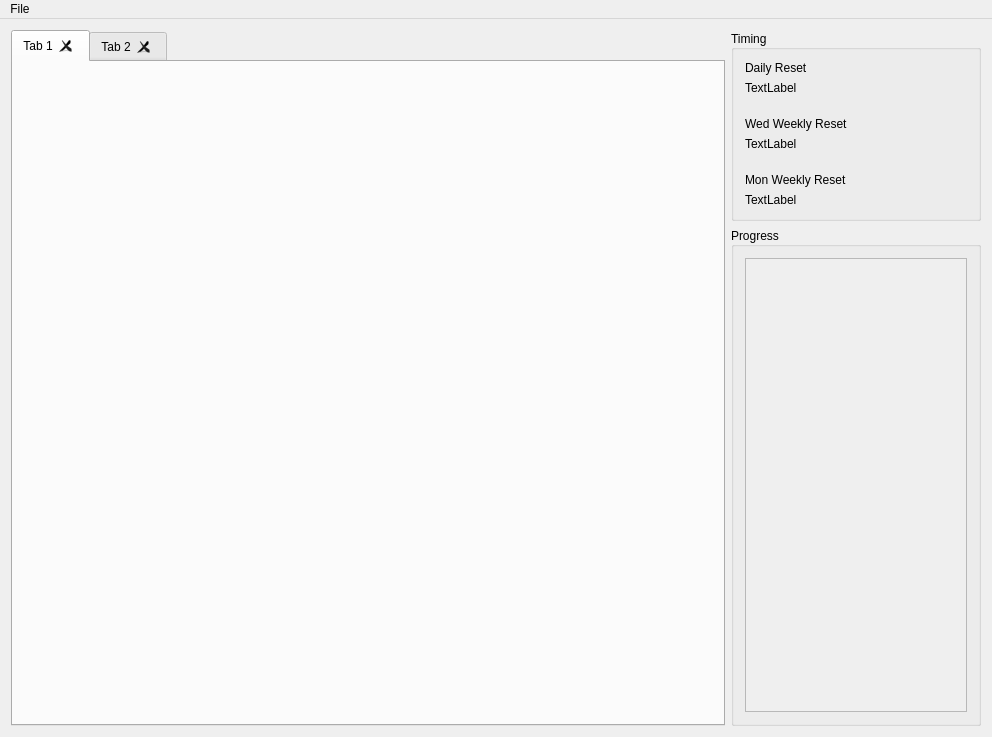
<?xml version="1.0" encoding="UTF-8"?>
<ui version="4.0">
 <class>MainWindow</class>
 <widget class="QMainWindow" name="MainWindow">
  <property name="geometry">
   <rect>
    <x>0</x>
    <y>0</y>
    <width>992</width>
    <height>737</height>
   </rect>
  </property>
  <property name="windowTitle">
   <string>MainWindow</string>
  </property>
  <widget class="QWidget" name="centralWidget">
   <layout class="QVBoxLayout" name="verticalLayout">
    <item>
     <layout class="QHBoxLayout" name="horizontalLayout">
      <item>
       <layout class="QGridLayout" name="gridLayout">
        <item row="0" column="1">
         <widget class="TrackerTabWidget" name="tabWidget">
          <property name="tabPosition">
           <enum>QTabWidget::North</enum>
          </property>
          <property name="tabShape">
           <enum>QTabWidget::Rounded</enum>
          </property>
          <property name="documentMode">
           <bool>false</bool>
          </property>
          <property name="tabsClosable">
           <bool>true</bool>
          </property>
          <widget class="QWidget" name="tab">
           <attribute name="title">
            <string>Tab 1</string>
           </attribute>
          </widget>
          <widget class="QWidget" name="tab_2">
           <attribute name="title">
            <string>Tab 2</string>
           </attribute>
          </widget>
         </widget>
        </item>
       </layout>
      </item>
      <item>
       <layout class="QVBoxLayout" name="verticalLayout_2">
        <item>
         <widget class="QGroupBox" name="groupBox">
          <property name="sizePolicy">
           <sizepolicy hsizetype="Preferred" vsizetype="Preferred">
            <horstretch>200</horstretch>
            <verstretch>0</verstretch>
           </sizepolicy>
          </property>
          <property name="title">
           <string>Timing</string>
          </property>
          <property name="alignment">
           <set>Qt::AlignLeading|Qt::AlignLeft|Qt::AlignVCenter</set>
          </property>
          <layout class="QFormLayout" name="formLayout">
           <item row="0" column="0">
            <widget class="QLabel" name="label">
             <property name="text">
              <string>Daily Reset</string>
             </property>
            </widget>
           </item>
           <item row="1" column="0">
            <widget class="QLabel" name="dailyResetLabel">
             <property name="text">
              <string>TextLabel</string>
             </property>
            </widget>
           </item>
           <item row="3" column="0">
            <widget class="QLabel" name="label_3">
             <property name="text">
              <string>Wed Weekly Reset</string>
             </property>
            </widget>
           </item>
           <item row="4" column="0">
            <widget class="QLabel" name="wedWeeklyResetLabel">
             <property name="text">
              <string>TextLabel</string>
             </property>
            </widget>
           </item>
           <item row="6" column="0">
            <widget class="QLabel" name="label_5">
             <property name="text">
              <string>Mon Weekly Reset</string>
             </property>
            </widget>
           </item>
           <item row="7" column="0">
            <widget class="QLabel" name="monWeeklyResetLabel">
             <property name="text">
              <string>TextLabel</string>
             </property>
            </widget>
           </item>
           <item row="2" column="0">
            <spacer name="verticalSpacer">
             <property name="orientation">
              <enum>Qt::Vertical</enum>
             </property>
             <property name="sizeType">
              <enum>QSizePolicy::Fixed</enum>
             </property>
             <property name="sizeHint" stdset="0">
              <size>
               <width>20</width>
               <height>10</height>
              </size>
             </property>
            </spacer>
           </item>
           <item row="5" column="0">
            <spacer name="verticalSpacer_2">
             <property name="orientation">
              <enum>Qt::Vertical</enum>
             </property>
             <property name="sizeType">
              <enum>QSizePolicy::Fixed</enum>
             </property>
             <property name="sizeHint" stdset="0">
              <size>
               <width>20</width>
               <height>10</height>
              </size>
             </property>
            </spacer>
           </item>
          </layout>
         </widget>
        </item>
        <item>
         <widget class="QGroupBox" name="groupBox_2">
          <property name="sizePolicy">
           <sizepolicy hsizetype="Minimum" vsizetype="Preferred">
            <horstretch>2</horstretch>
            <verstretch>0</verstretch>
           </sizepolicy>
          </property>
          <property name="maximumSize">
           <size>
            <width>250</width>
            <height>16777215</height>
           </size>
          </property>
          <property name="title">
           <string>Progress</string>
          </property>
          <property name="alignment">
           <set>Qt::AlignLeading|Qt::AlignLeft|Qt::AlignVCenter</set>
          </property>
          <layout class="QVBoxLayout" name="verticalLayout_3">
           <item>
            <widget class="QScrollArea" name="scrollArea">
             <property name="widgetResizable">
              <bool>true</bool>
             </property>
             <widget class="Progress" name="progressContents">
              <property name="geometry">
               <rect>
                <x>0</x>
                <y>0</y>
                <width>224</width>
                <height>299</height>
               </rect>
              </property>
             </widget>
            </widget>
           </item>
          </layout>
         </widget>
        </item>
       </layout>
      </item>
     </layout>
    </item>
   </layout>
  </widget>
  <widget class="QMenuBar" name="menuBar">
   <property name="geometry">
    <rect>
     <x>0</x>
     <y>0</y>
     <width>992</width>
     <height>21</height>
    </rect>
   </property>
   <widget class="QMenu" name="menuFile">
    <property name="title">
     <string>File</string>
    </property>
    <addaction name="actionAdd_Character"/>
   </widget>
   <addaction name="menuFile"/>
  </widget>
  <action name="actionAdd_Character">
   <property name="text">
    <string>Add Character</string>
   </property>
  </action>
 </widget>
 <layoutdefault spacing="6" margin="11"/>
 <customwidgets>
  <customwidget>
   <class>TrackerTabWidget</class>
   <extends>QTabWidget</extends>
   <header>trackertabwidget.h</header>
   <container>1</container>
  </customwidget>
  <customwidget>
   <class>Progress</class>
   <extends>QWidget</extends>
   <header>progress.h</header>
   <container>1</container>
  </customwidget>
 </customwidgets>
 <resources/>
 <connections/>
</ui>
